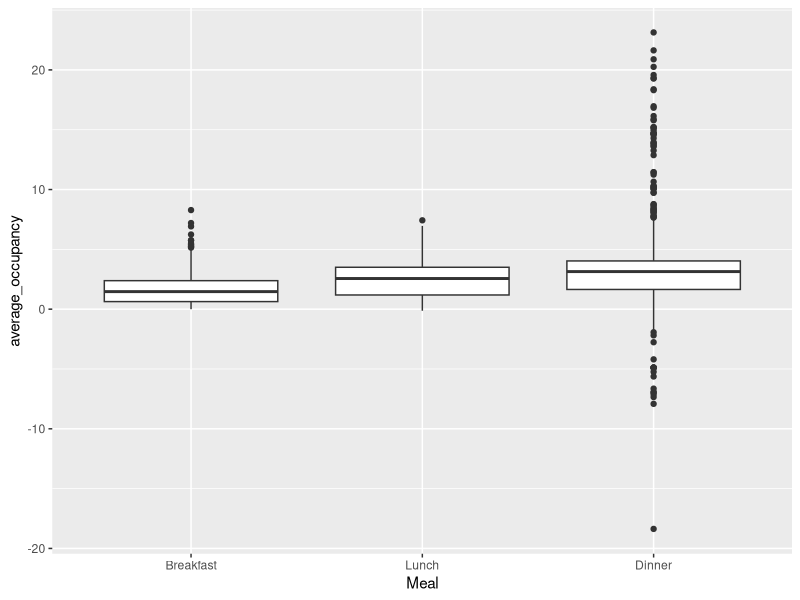
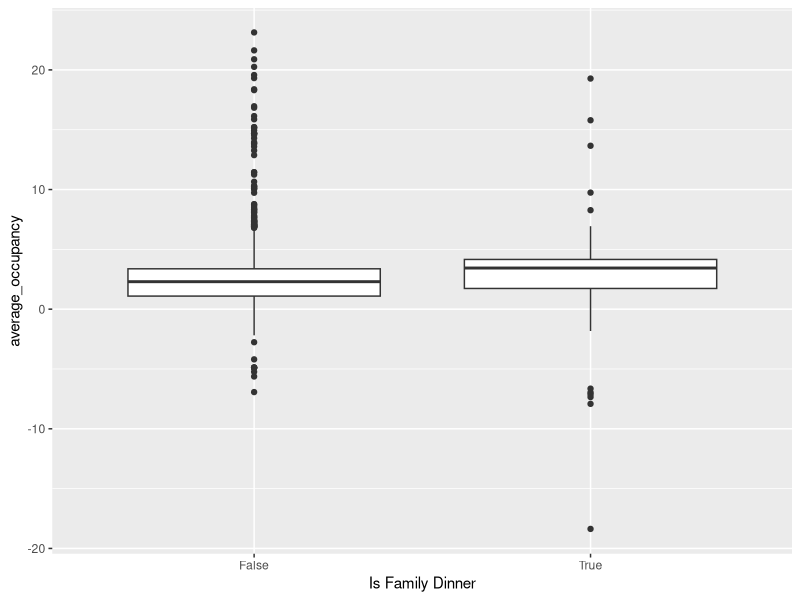

Source code (R) for these figures, in order:
library(tidyverse)

d <- read.csv("combined.csv")
head(d)

#m1 = lm(average_occupancy ~ date_int + PRCP + TMAX + TMIN, data=d)
m1 = lm(average_occupancy ~ name, data=d)
summary(m1)

#Comparing occupancy of meals
ggplot(d, aes(x=factor(name, levels=c("Breakfast", "Lunch", "Dinner")), y=average_occupancy)) +
  geom_boxplot() +
  xlab("Meal")

d_formatted <- d %>%
  select(average_occupancy, is_family_dinner) %>%
  mutate(
    is_family_dinner = ifelse(is_family_dinner==1,"True","False")
  )
#Comparing occupancy of meals
ggplot(d_formatted, aes(x=factor(is_family_dinner, levels=c("False","True")), y=average_occupancy)) +
  geom_boxplot() +
  xlab("Is Family Dinner")